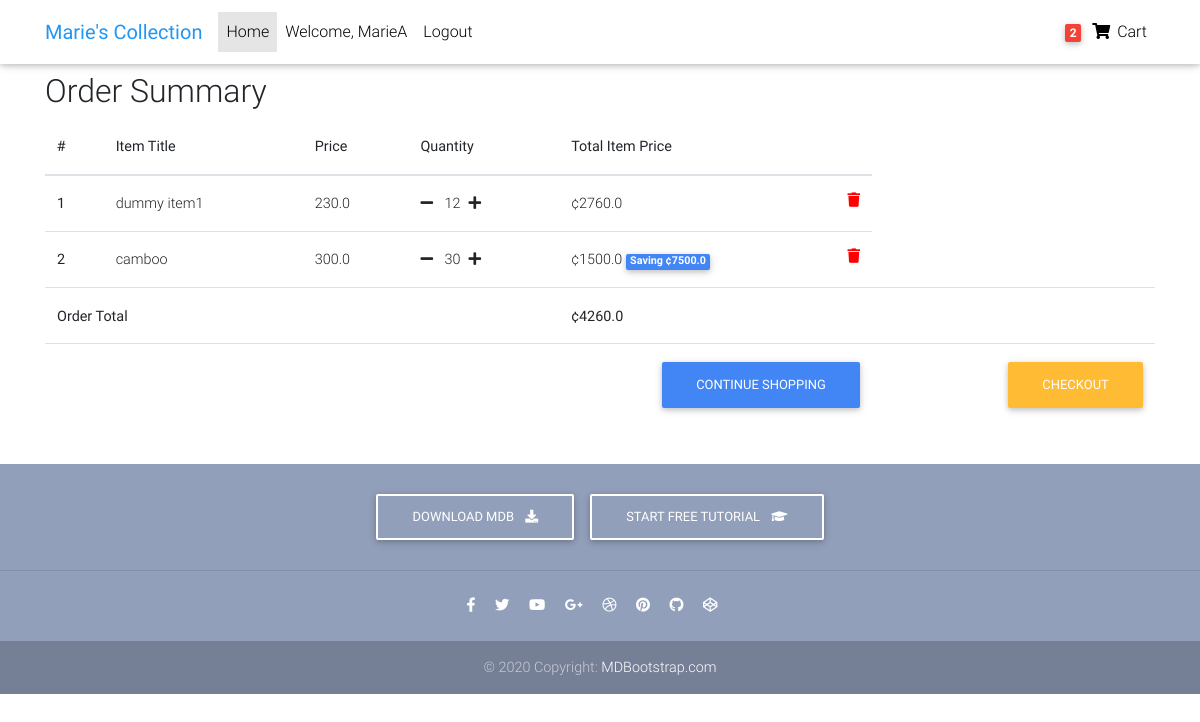
The app's page /order-summary/ (signed in), older data.
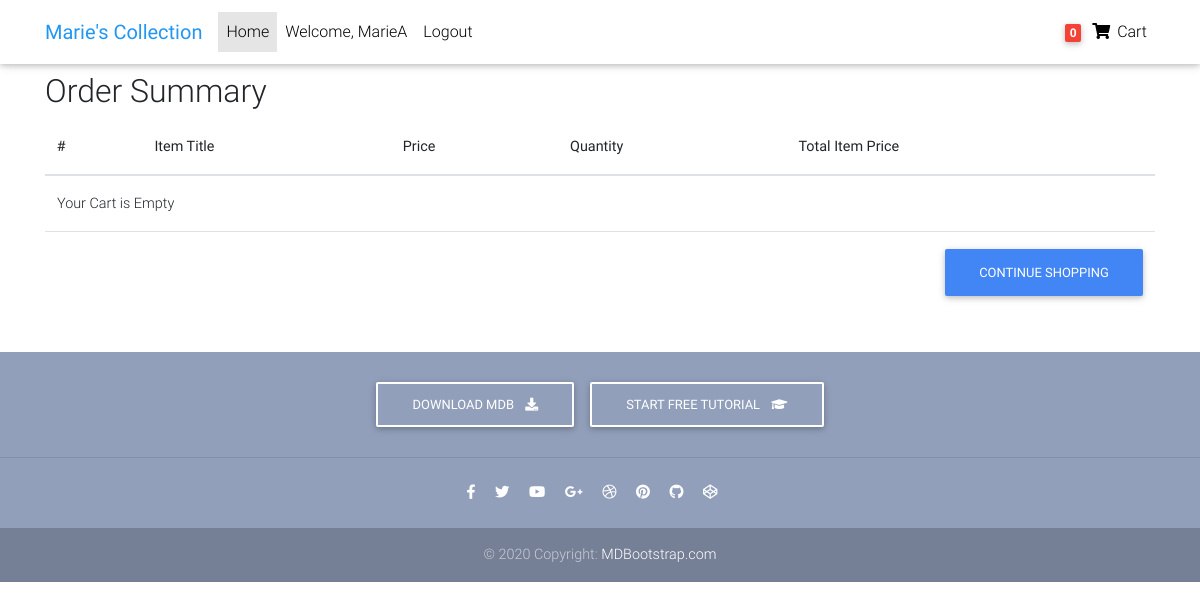
The same page, newer data.
### shop/models.py (models this page shows, shortened)
class Order(models.Model):
    user = models.ForeignKey(settings.AUTH_USER_MODEL,
                            on_delete=models.CASCADE)
    items = models.ManyToManyField(OrderItem)
    start_date = models.DateTimeField(auto_now_add=True)
    ordered_date =  models.DateTimeField()
    ordered = models.BooleanField(default=False)
    def get_total(self):
        total = 0
        for order_item in self.items.all():
            total += order_item.get_final_price()
        return total

class OrderItem(models.Model):
    user =  models.ForeignKey(settings.AUTH_USER_MODEL,
                            on_delete=models.CASCADE)
    item = models.ForeignKey(Item, on_delete=models.CASCADE)
    ordered = models.BooleanField(default=False)
    quantity = models.IntegerField(default=1)
    def get_total_item_price(self):
        return self.quantity * self.item.price
    def get_total_discount_item_price(self):
        return self.quantity * self.item.discount_price
    def get_amount_saved(self):
        return self.get_total_item_price() - self.get_total_discount_item_price()
    def get_final_price(self):
        if self.item.discount_price:
            return self.get_total_discount_item_price()
        return self.get_total_item_price()

class Item(models.Model):
    title = models.CharField(max_length=100)
    price = models.FloatField()
    item_photo = models.ImageField(upload_to='item_photos/', null=True, blank=True)
    discount_price = models.FloatField(blank=True, null=True)
    category = models.CharField(choices=CATEGORY_CHOICES, max_length=1)
    label = models.CharField(choices=LABEL_CHOICES, max_length=1)
    slug = models.SlugField()
    description = models.TextField()

### shop/views.py (the view)
# urls.py: path('order-summary/', OrderSummaryView.as_view(), name='order-summary'),
class OrderSummaryView(LoginRequiredMixin, View):
    def get(self, *args, **kwargs):
        try:
            order = Order.objects.get(user=self.request.user, ordered=False)
            context = {
                'object': order
            }
            return render(self.request, 'order-summary.html', context)
        except ObjectDoesNotExist:
            messages.warning(self.request, "You do not have an active order")
            return redirect("/")

### shop/templatetags/cart_template_tags.py (called while the page is built)
@register.filter(is_safe=True)
def cart_item_count(user):
    if user.is_authenticated:
        qs = Order.objects.filter(user=user, ordered=False)
        if qs.exists():
            return qs[0].items.count()
    return 0

### templates/order-summary.html (shortened to what this page needs)
{% load static %}
{% load cart_template_tags %}
<!DOCTYPE html>
<html lang="en">
<head>
  <link rel="stylesheet" href="https://cdnjs.cloudflare.com/ajax/libs/font-awesome/4.7.0/css/font-awesome.min.css">
  <link rel="stylesheet" href="https://use.fontawesome.com/releases/v5.11.2/css/all.css">
  <link href="{% static 'css/bootstrap.min.css' %}" rel='stylesheet'>
  <link href="{% static 'css/mdb.min.css' %}" rel='stylesheet'>
  <link href="{% static 'css/style.min.css' %}" rel="stylesheet">
</head>
<body>
  <nav class="navbar fixed-top navbar-expand-lg navbar-light white scrolling-navbar">
    <div class="container">
      <a class="navbar-brand waves-effect" href="{% url 'shop:homepage' %}">
        <strong class="blue-text">Marie's Collection</strong>
      </a>
      <div class="collapse navbar-collapse" id="navbarSupportedContent">
        <ul class="navbar-nav mr-auto">
          <li class="nav-item active">
            <a class="nav-link waves-effect" href="/">Home
            </a>
          </li>
          {% if request.user.is_authenticated %}
          <li class="nav-item">
            <a class="nav-link waves-effect" href="/">
                Welcome, {{ request.user }}
            </a>
          </li>
          <li class="nav-item">
            <a class="nav-link waves-effect" href="{% url 'shop:logout' %}">Logout</a>
          </li>
          {% endif %}
        </ul>
        <ul class="navbar-nav nav-flex-icons">
          <li class="nav-item">
            <a class="nav-link waves-effect">
              <span class="badge red z-depth-1 mr-1">{{ request.user|cart_item_count }}</span>
              <i class="fas fa-shopping-cart"></i>
              <span class="clearfix d-none d-sm-inline-block"> Cart </span>
            </a>
          </li>
        </ul>
      </div>
    </div>
  </nav>
  <div class="mt-5 pt-4">
    </div>
  <div class="container">
    <div class="table-responsive text-nowrap" >
        <h2>Order Summary</h2>
        <table class="table">
        <thead>
        <tr>
          <th scope="col">#</th>
          <th scope="col">Item Title</th>
          <th scope="col">Price</th>
          <th scope="col">Quantity</th>
          <th scope="col">Total Item Price</th>
        </tr>
        </thead>
        <tbody>
            {%  for order_item in object.items.all  %}
                <tr>
                    <th scope="row">{{ forloop.counter }}</th>
                    <td>{{ order_item.item.title }}</td>
                    <td>{{ order_item.item.price }}</td>
                    <td>
                        <a href="{% url 'shop:remove-single-item-from-cart' order_item.item.slug %}"><i class="fas fa-minus mr-2"></a></i> {{ order_item.quantity }}<a href="{% url 'shop:add-to-cart' order_item.item.slug %}"><i class="fas fa-plus ml-2"></a></i>
                    </td>
                    <td>
                        {% if order_item.item.discount_price %}
                             ¢{{ order_item.get_total_discount_item_price }}
                             <span class="badge badge-primary">Saving ¢{{  order_item.get_amount_saved  }}</span>
                        {% else %}
                             ¢{{ order_item.get_total_item_price }}
                        {% endif %}
                        <a style="color: red;" href="{% url 'shop:remove-from-cart' order_item.item.slug %}"><i class="fas fa-trash float-right"></i></a>
                    </td>
                </tr>
            {% empty %}
                <tr>
                    <td colspan="5">Your Cart is Empty</td>
                </tr>
                <tr>
                    <td colspan="5"><a class="btn btn-primary float-right ml-2" href="/">Continue Shopping</a></td>
                </tr>
            {% endfor %}
            {% if object.get_total %}
            <tr>
            <td colspan="4"><b>Order Total</b></td>
            <td colspan="5"><b>¢{{ object.get_total  }}</b></td>
            </tr>
            <tr>
                <td colspan="5"><a class="btn btn-primary float-right ml-2" href="/">Continue Shopping</a></td>
                <td colspan="5"><a class="btn btn-warning float-right" href="/checkout/">Checkout</a></td>
            </tr>
        </tbody>
            {% endif %}
        </table>
    </div>
  </div>
  <footer class="page-footer text-center font-small mt-4 wow fadeIn">
    <div class="pt-4">
      <a class="btn btn-outline-white" href="https://mdbootstrap.com/docs/jquery/getting-started/download/" target="_blank"
        role="button">Download MDB
        <i class="fas fa-download ml-2"></i>
      </a>
      <a class="btn btn-outline-white" href="https://mdbootstrap.com/education/bootstrap/" target="_blank" role="button">Start
        free tutorial
        <i class="fas fa-graduation-cap ml-2"></i>
      </a>
    </div>
    <hr class="my-4">
    <div class="pb-4">
      <a href="https://www.facebook.com/mdbootstrap" target="_blank">
        <i class="fab fa-facebook-f mr-3"></i>
      </a>
      <a href="https://twitter.com/MDBootstrap" target="_blank">
        <i class="fab fa-twitter mr-3"></i>
      </a>
      <a href="https://www.youtube.com/watch?v=7MUISDJ5ZZ4" target="_blank">
        <i class="fab fa-youtube mr-3"></i>
      </a>
      <a href="https://plus.google.com/u/0/b/107863090883699620484" target="_blank">
        <i class="fab fa-google-plus-g mr-3"></i>
      </a>
      <a href="https://dribbble.com/mdbootstrap" target="_blank">
        <i class="fab fa-dribbble mr-3"></i>
      </a>
      <a href="https://pinterest.com/mdbootstrap" target="_blank">
        <i class="fab fa-pinterest mr-3"></i>
      </a>
      <a href="https://github.com/mdbootstrap/bootstrap-material-design" target="_blank">
        <i class="fab fa-github mr-3"></i>
      </a>
      <a href="http://codepen.io/mdbootstrap/" target="_blank">
        <i class="fab fa-codepen mr-3"></i>
      </a>
    </div>
    <div class="footer-copyright py-3">
      © 2020 Copyright:
      <a href="https://mdbootstrap.com/education/bootstrap/" target="_blank"> MDBootstrap.com </a>
    </div>
  </footer>
  </body>
  </html>

### templates/order-summary.html (style rules this page uses)
html, body, header, .carousel { height: 60vh; }

Row changes from the older to the newer data that the page shows:
removed OrderItem: item "dummy item1", item.price "230.0", quantity "12", get_total_item_price "2760.0"
removed OrderItem: item "camboo", item.price "300.0", quantity "30", get_total_discount_item_price "1500.0", get_amount_saved "7500.0"
no longer on this page (row unchanged): Order: get_total "4260.0"
Text that changed along with them:
{{ request.user|cart_item_count }}: "2" → "0"
text no longer shown: "Order Total ¢ CHECKOUT"
text now shown: "Your Cart is Empty"
